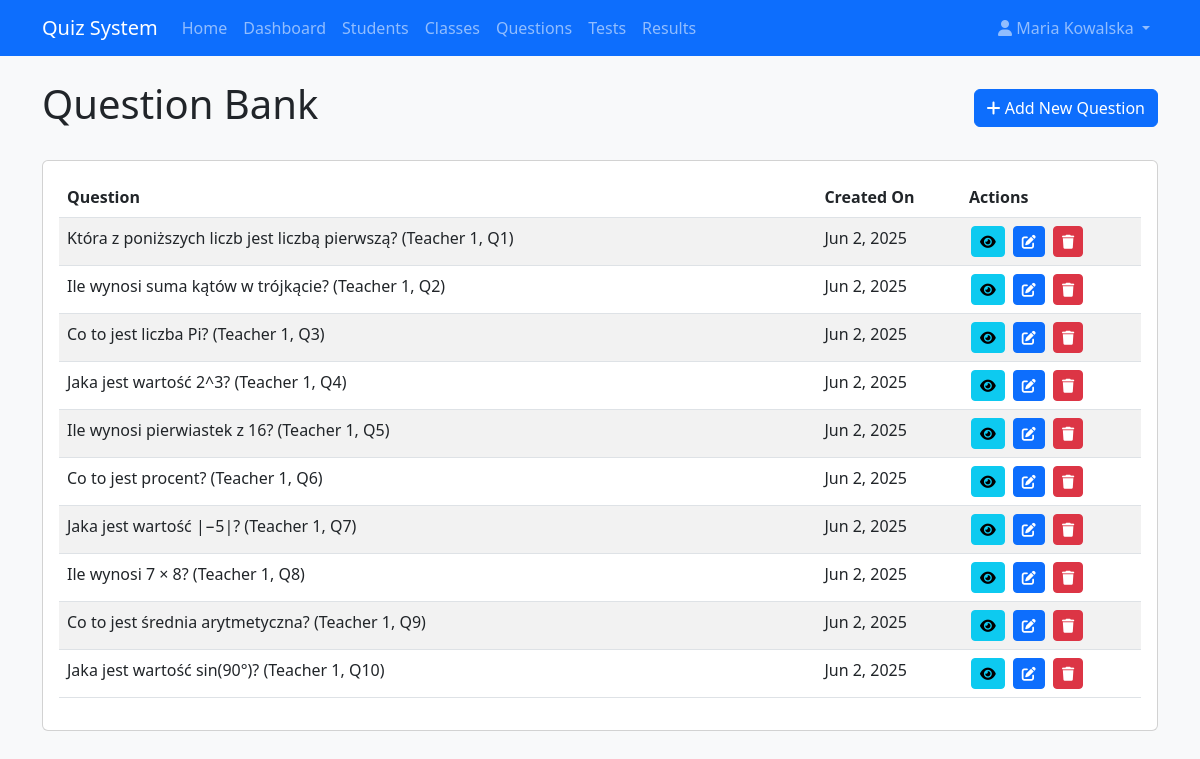
The page /quiz_system/teachers/questions (signed in) on the database its author committed.
### tables this page shows
CREATE TABLE IF NOT EXISTS questions (
    id INT AUTO_INCREMENT PRIMARY KEY,
    content TEXT NOT NULL,
    created_by INT NOT NULL,
    created_at TIMESTAMP DEFAULT CURRENT_TIMESTAMP,
    FOREIGN KEY (created_by) REFERENCES users(id)
);

### quiz_system/app/controllers/TeachersController.php (called while the page is built, shortened)
<?php
class TeachersController extends Controller {
    private $questionModel;
    public function __construct() {
        $this->questionModel = $this->model('Question');
    }
    public function questions() {
        $questions = $this->questionModel->getQuestionsByTeacher($_SESSION['user_id']);
        $data = [
            'title' => 'Question Bank',
            'questions' => $questions
        ];
        $this->view('teachers/questions/index', $data);
    }
}
?>

### quiz_system/app/core/Router.php (called while the page is built, shortened)
<?php
class Router {
    protected $action = 'index';
    protected $url;
    public function __construct() {
        $this->url = $this->parseUrl();
    }
    public function route() {
        $this->controller = new $this->controller;
        if(isset($this->url[1])) {
            if(method_exists($this->controller, $this->url[1])) {
                $this->action = $this->url[1];
            }
        }
        $this->params = $this->url ? array_values($this->url) : [];
        call_user_func_array([$this->controller, $this->action], $this->params);
    }
    protected function parseUrl() {
        if(isset($_GET['url'])) {
            $url = rtrim($_GET['url'], '/');
            $url = filter_var($url, FILTER_SANITIZE_URL);
            $url = explode('/', $url);
            return $url;
        }
        return [];
    }
}
?>

### quiz_system/index.php (called while the page is built, shortened)
<?php
require_once ROOT_PATH . '/app/config/database.php';
require_once ROOT_PATH . '/app/core/Router.php';
require_once ROOT_PATH . '/app/core/Controller.php';
require_once ROOT_PATH . '/app/core/Database.php';
require_once ROOT_PATH . '/app/models/Question.php';
$router = new Router();
$router->route();
?>

### quiz_system/app/core/Database.php (called while the page is built, shortened)
<?php
class Database {
    private $host = DB_HOST;
    private $user = DB_USER;
    private $pass = DB_PASS;
    private $dbname = DB_NAME;
    private $dbh;
    private $stmt;
    public function __construct() {
        $dsn = 'mysql:host=' . $this->host . ';dbname=' . $this->dbname;
        $options = [
            PDO::ATTR_PERSISTENT => true,
            PDO::ATTR_ERRMODE => PDO::ERRMODE_EXCEPTION
        ];
        try {
            $this->dbh = new PDO($dsn, $this->user, $this->pass, $options);
        } catch(PDOException $e) {
            $this->error = $e->getMessage();
            echo $this->error;
        }
    }
    public function query($sql) {
        $this->stmt = $this->dbh->prepare($sql);
    }
    public function bind($param, $value, $type = null) {
        if(is_null($type)) {
            switch(true) {
                case is_int($value):
                    $type = PDO::PARAM_INT;
                    break;
            }
        }
        $this->stmt->bindValue($param, $value, $type);
    }
    public function execute() {
        return $this->stmt->execute();
    }
    public function resultSet() {
        $this->execute();
        return $this->stmt->fetchAll(PDO::FETCH_OBJ);
    }
}
?>

### quiz_system/app/models/Question.php (called while the page is built, shortened)
<?php
class Question {
    private $db;
    public function __construct() {
        $this->db = new Database;
    }
    public function getQuestionsByTeacher($teacher_id) {
        $this->db->query('SELECT * FROM questions WHERE created_by = :teacher_id ORDER BY created_at DESC');
        $this->db->bind(':teacher_id', $teacher_id);
        return $this->db->resultSet();
    }
}
?>

### quiz_system/app/views/teachers/questions/index.php (the view)
<?php require APP_ROOT . '/views/inc/header.php'; ?>
<div class="d-flex justify-content-between align-items-center mb-4">
    <h1>Question Bank</h1>
    <a href="<?php echo URL_ROOT; ?>/teachers/addQuestion" class="btn btn-primary">
        <i class="fas fa-plus"></i> Add New Question
    </a>
</div>
<?php if(!empty($questions)) : ?>
    <div class="card">
        <div class="card-body">
            <div class="table-responsive">
                <table class="table table-striped">
                    <thead>
                        <tr>
                            <th width="70%">Question</th>
                            <th>Created On</th>
                            <th>Actions</th>
                        </tr>
                    </thead>
                    <tbody>
                        <?php foreach($questions as $question) : ?>
                            <tr>
                                <td><?php echo substr($question->content, 0, 100); echo (strlen($question->content) > 100) ? '...' : ''; ?></td>
                                <td><?php echo date('M j, Y', strtotime($question->created_at)); ?></td>
                                <td class="table-actions">
                                    <a href="<?php echo URL_ROOT; ?>/teachers/viewQuestion/<?php echo $question->id; ?>" class="btn btn-sm btn-info">
                                        <i class="fas fa-eye"></i>
                                    </a>
                                    <a href="<?php echo URL_ROOT; ?>/teachers/editQuestion/<?php echo $question->id; ?>" class="btn btn-sm btn-primary">
                                        <i class="fas fa-edit"></i>
                                    </a>
                                    <form class="d-inline" action="<?php echo URL_ROOT; ?>/teachers/deleteQuestion/<?php echo $question->id; ?>" method="post">
                                        <button type="submit" class="btn btn-sm btn-danger btn-delete">
                                            <i class="fas fa-trash"></i>
                                        </button>
                                    </form>
                                </td>
                            </tr>
                        <?php endforeach; ?>
                    </tbody>
                </table>
            </div>
        </div>
    </div>
<?php else : ?>
    <div class="alert alert-info">
        <p>You haven't created any questions yet. Click the "Add New Question" button to get started.</p>
    </div>
<?php endif; ?>
<?php require APP_ROOT . '/views/inc/footer.php'; ?>

### quiz_system/public/css/style.css (style rules this page uses)
body { background-color: #f8f9fa; }
.table-actions { white-space: nowrap; }
.table-actions .btn { margin: 0 2px; }
html, body { height: 100%; }
body { display: flex; flex-direction: column; }

### rows shown on the page
questions: content "Która z poniższych liczb jest liczbą pierwszą? (Teacher 1, Q1)", created_at "Jun 2, 2025"
questions: content "Ile wynosi suma kątów w trójkącie? (Teacher 1, Q2)", created_at "Jun 2, 2025"
questions: content "Co to jest liczba Pi? (Teacher 1, Q3)", created_at "Jun 2, 2025"
questions: content "Jaka jest wartość 2^3? (Teacher 1, Q4)", created_at "Jun 2, 2025"
questions: content "Ile wynosi pierwiastek z 16? (Teacher 1, Q5)", created_at "Jun 2, 2025"
questions: content "Co to jest procent? (Teacher 1, Q6)", created_at "Jun 2, 2025"
questions: content "Jaka jest wartość |−5|? (Teacher 1, Q7)", created_at "Jun 2, 2025"
questions: content "Ile wynosi 7 × 8? (Teacher 1, Q8)", created_at "Jun 2, 2025"
questions: content "Co to jest średnia arytmetyczna? (Teacher 1, Q9)", created_at "Jun 2, 2025"
questions: content "Jaka jest wartość sin(90°)? (Teacher 1, Q10)", created_at "Jun 2, 2025"

### other values the page prints
SITE_NAME "Quiz System"
$_SESSION['user_name'] "Maria Kowalska"
